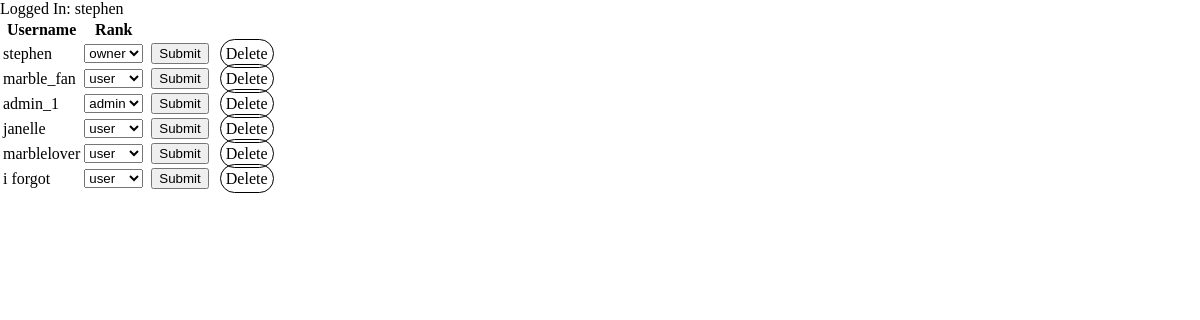
The app's page /owner.php (signed in), older data.
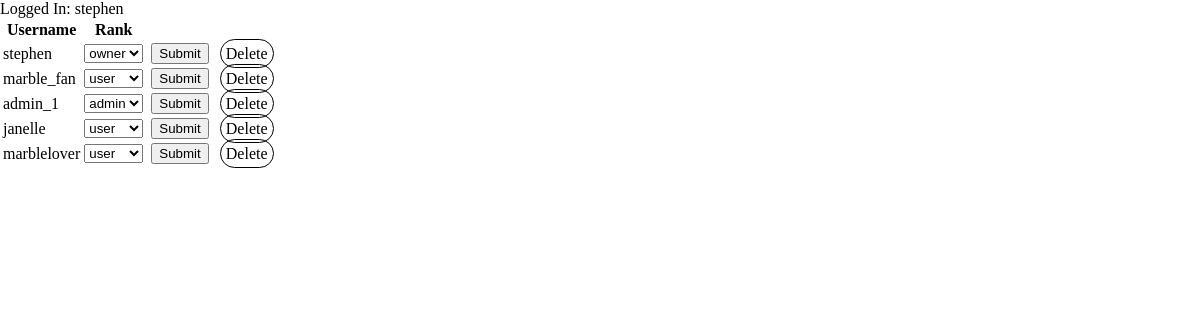
The same page, newer data.
### tables this page shows
CREATE TABLE `users` (
  `user_id` smallint UNSIGNED NOT NULL COMMENT 'Primary Key for user table',
  `username` varchar(64) NOT NULL,
  `password` varchar(260) NOT NULL,
  `rank` varchar(5) NOT NULL DEFAULT 'user'
);

### owner.php (the view, shortened to what this page needs)
<!DOCTYPE html>
<html lang="en">
    <head>
		<link rel="stylesheet" href="style.css">
    </head>
    <body>
    	<?php
			if((!isset($_SESSION['logged_in'])) or $_SESSION['logged_in'] != 1){
				echo "Not logged in";
			}
			else {
				echo "Logged In: ".$_SESSION['username'];
			}
			$users_query = "SELECT * FROM users";
			$users_result = mysqli_query($conn, $users_query);
			$rank_query = "SELECT DISTINCT `rank` FROM `users`";
			$edit_rank_result = mysqli_query($conn, $rank_query);
		?>
		<div>
			<table>
				<tr>
					<th>Username</th>
					<th>Rank</th>
				</tr>
				<?php
				while($users_record = mysqli_fetch_assoc($users_result)){
					echo "<tr><form action = update_user.php method = post>";
					echo "<td>{$users_record['username']}</td>";
					echo "<td><select  name='rank'>";
					mysqli_data_seek($edit_rank_result, 0);
					while($edit_rank_record = mysqli_fetch_assoc($edit_rank_result)){
						$default_rank = $users_record['rank'];
						$rank_id = $edit_rank_record['rank'];
						$display_rank = $edit_rank_record['rank'];
						$isSelected = ($rank_id == $default_rank) ? 'selected' : '';
						echo "<option value = '$rank_id' $isSelected>$display_rank</option>";
						}
					echo "</select> </td>";
					echo "<td><input type=hidden name=user_id value='".$users_record['user_id']."'></td>";
					echo "<td><input type=submit></td>";
					echo "<td><a href=delete_user.php?user_id=" .$users_record['user_id']. ">Delete</a></td>";
					echo "</form></tr>";
				}
				?>
			</table>
		</div>
	</body>

Row changes from the older to the newer data that the page shows:
removed users: username "i forgot"
